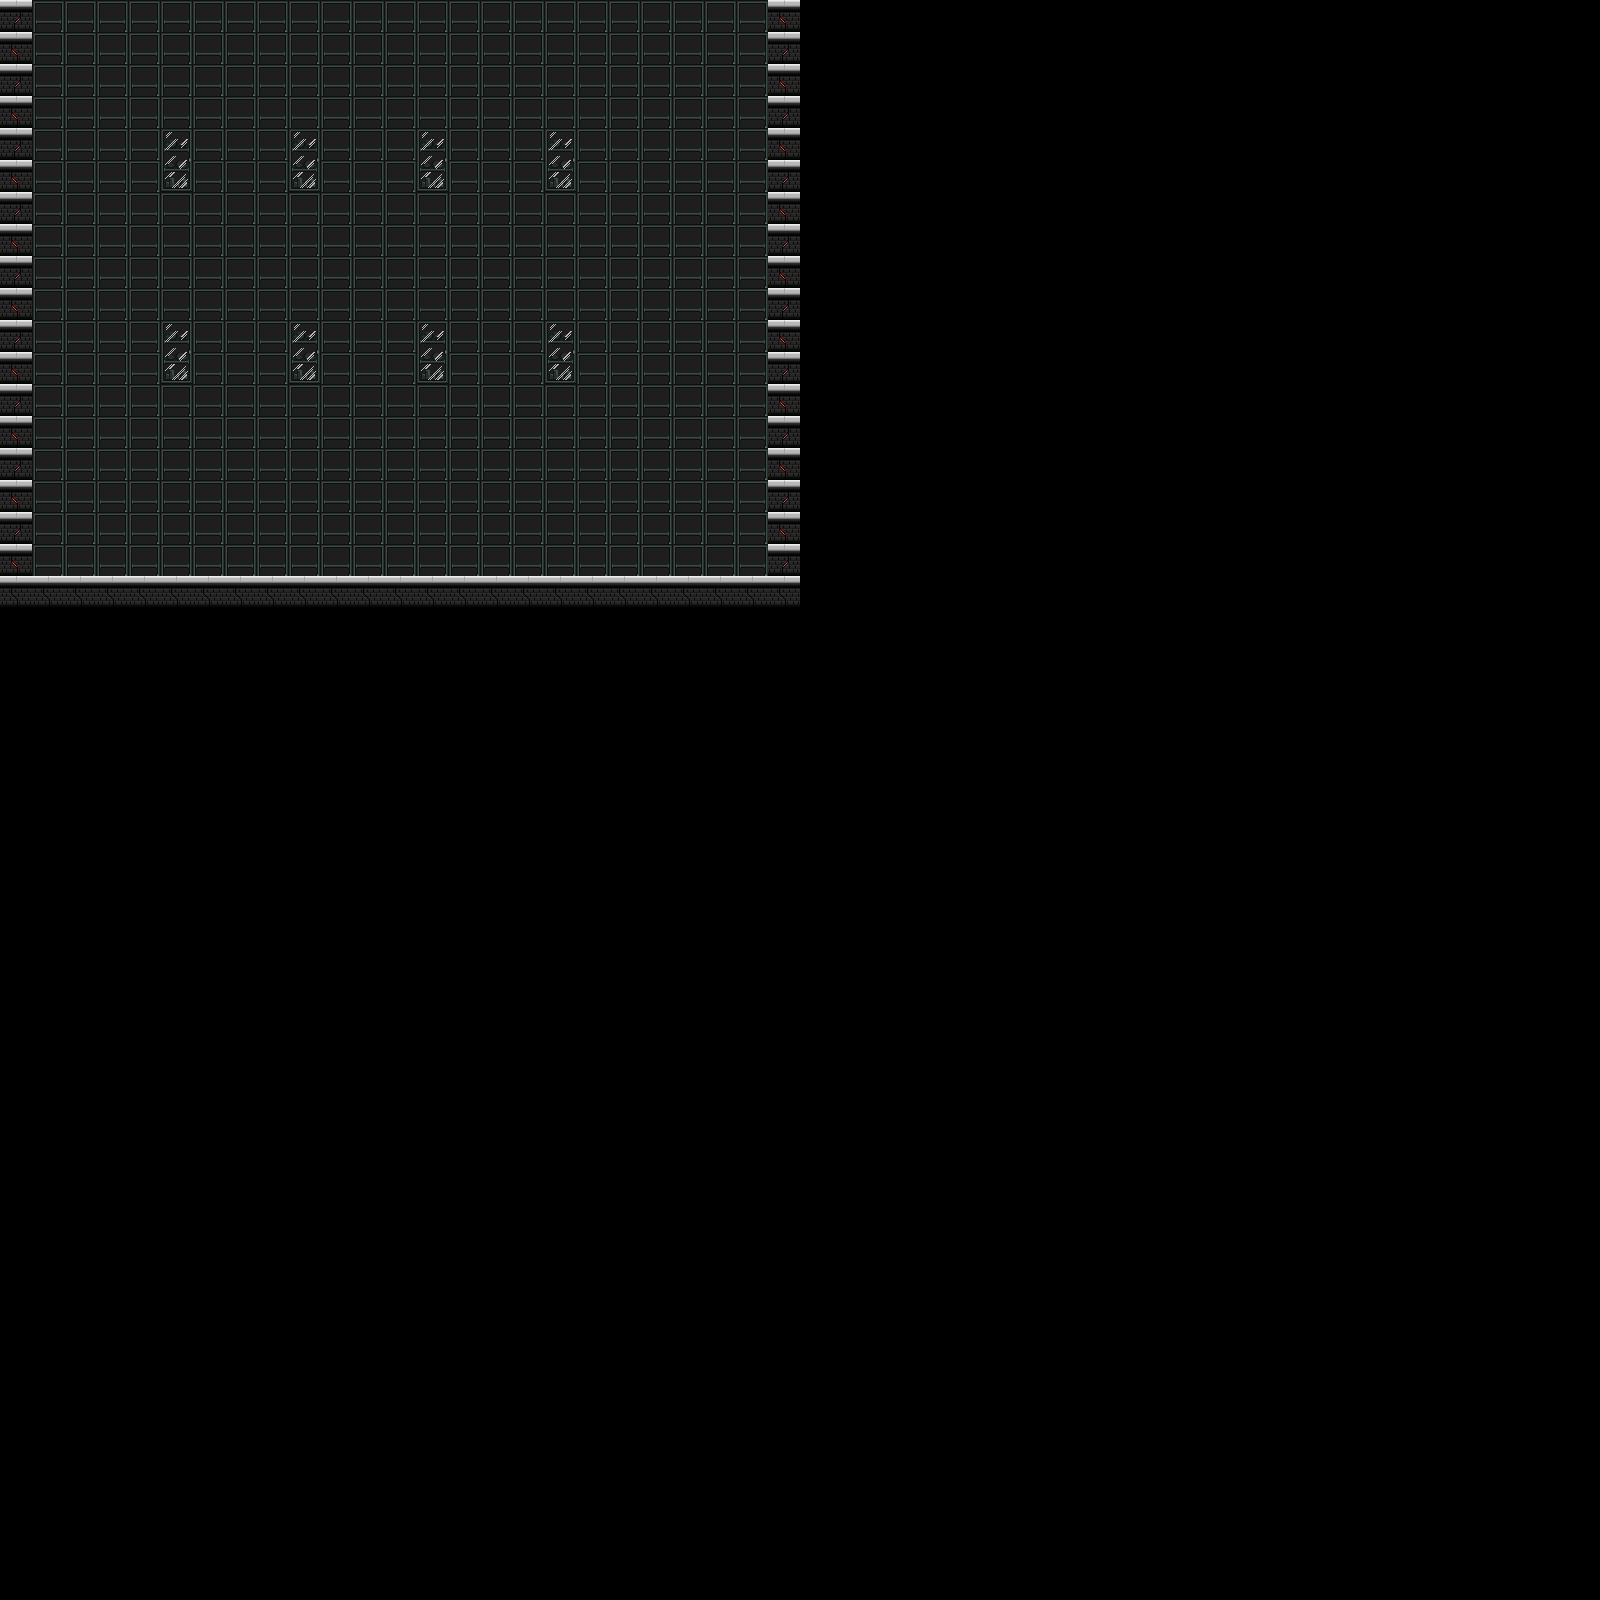

Rendered tile map (Tiled .tmx) drawn with the repository's tilesets; below, a short description and the full map source, tile grids included:
An orthogonal 50x50 tile map with 32x32 px tiles, 1 tile layer (Tile Layer 1), 2 tilesets.

<map version="1.4" tiledversion="1.4.3" orientation="orthogonal" renderorder="right-down" width="50" height="50" tilewidth="32" tileheight="32" infinite="0" nextlayerid="2" nextobjectid="1">
 <tileset firstgid="1" source="template_tileset.tsx" />
 <tileset firstgid="10" source="second_template_tileset.tsx" />
 <layer id="1" name="Tile Layer 1" width="50" height="50">
  <data encoding="csv">
2,10,10,10,10,10,10,10,10,10,10,10,10,10,10,10,10,10,10,10,10,10,10,10,1,0,0,0,0,0,0,0,0,0,0,0,0,0,0,0,0,0,0,0,0,0,0,0,0,0,
1,10,10,10,10,10,10,10,10,10,10,10,10,10,10,10,10,10,10,10,10,10,10,10,2,0,0,0,0,0,0,0,0,0,0,0,0,0,0,0,0,0,0,0,0,0,0,0,0,0,
2,10,10,10,10,10,10,10,10,10,10,10,10,10,10,10,10,10,10,10,10,10,10,10,1,0,0,0,0,0,0,0,0,0,0,0,0,0,0,0,0,0,0,0,0,0,0,0,0,0,
1,10,10,10,10,10,10,10,10,10,10,10,10,10,10,10,10,10,10,10,10,10,10,10,2,0,0,0,0,0,0,0,0,0,0,0,0,0,0,0,0,0,0,0,0,0,0,0,0,0,
2,10,10,10,10,20,10,10,10,20,10,10,10,20,10,10,10,20,10,10,10,10,10,10,1,0,0,0,0,0,0,0,0,0,0,0,0,0,0,0,0,0,0,0,0,0,0,0,0,0,
1,10,10,10,10,24,10,10,10,24,10,10,10,24,10,10,10,24,10,10,10,10,10,10,2,0,0,0,0,0,0,0,0,0,0,0,0,0,0,0,0,0,0,0,0,0,0,0,0,0,
2,10,10,10,10,10,10,10,10,10,10,10,10,10,10,10,10,10,10,10,10,10,10,10,1,0,0,0,0,0,0,0,0,0,0,0,0,0,0,0,0,0,0,0,0,0,0,0,0,0,
1,10,10,10,10,10,10,10,10,10,10,10,10,10,10,10,10,10,10,10,10,10,10,10,2,0,0,0,0,0,0,0,0,0,0,0,0,0,0,0,0,0,0,0,0,0,0,0,0,0,
2,10,10,10,10,10,10,10,10,10,10,10,10,10,10,10,10,10,10,10,10,10,10,10,1,0,0,0,0,0,0,0,0,0,0,0,0,0,0,0,0,0,0,0,0,0,0,0,0,0,
1,10,10,10,10,10,10,10,10,10,10,10,10,10,10,10,10,10,10,10,10,10,10,10,2,0,0,0,0,0,0,0,0,0,0,0,0,0,0,0,0,0,0,0,0,0,0,0,0,0,
2,10,10,10,10,20,10,10,10,20,10,10,10,20,10,10,10,20,10,10,10,10,10,10,1,0,0,0,0,0,0,0,0,0,0,0,0,0,0,0,0,0,0,0,0,0,0,0,0,0,
1,10,10,10,10,24,10,10,10,24,10,10,10,24,10,10,10,24,10,10,10,10,10,10,2,0,0,0,0,0,0,0,0,0,0,0,0,0,0,0,0,0,0,0,0,0,0,0,0,0,
2,10,10,10,10,10,10,10,10,10,10,10,10,10,10,10,10,10,10,10,10,10,10,10,1,0,0,0,0,0,0,0,0,0,0,0,0,0,0,0,0,0,0,0,0,0,0,0,0,0,
1,10,10,10,10,10,10,10,10,10,10,10,10,10,10,10,10,10,10,10,10,10,10,10,2,0,0,0,0,0,0,0,0,0,0,0,0,0,0,0,0,0,0,0,0,0,0,0,0,0,
2,10,10,10,10,10,10,10,10,10,10,10,10,10,10,10,10,10,10,10,10,10,10,10,1,0,0,0,0,0,0,0,0,0,0,0,0,0,0,0,0,0,0,0,0,0,0,0,0,0,
1,10,10,10,10,10,10,10,10,10,10,10,10,10,10,10,10,10,10,10,10,10,10,10,2,0,0,0,0,0,0,0,0,0,0,0,0,0,0,0,0,0,0,0,0,0,0,0,0,0,
2,10,10,10,10,10,10,10,10,10,10,10,10,10,10,10,10,10,10,10,10,10,10,10,1,0,0,0,0,0,0,0,0,0,0,0,0,0,0,0,0,0,0,0,0,0,0,0,0,0,
1,10,10,10,10,10,10,10,10,10,10,10,10,10,10,10,10,10,10,10,10,10,10,10,2,0,0,0,0,0,0,0,0,0,0,0,0,0,0,0,0,0,0,0,0,0,0,0,0,0,
4,4,4,4,4,4,4,4,4,4,4,4,4,4,4,4,4,4,4,4,4,4,4,4,4,0,0,0,0,0,0,0,0,0,0,0,0,0,0,0,0,0,0,0,0,0,0,0,0,0,
0,0,0,0,0,0,0,0,0,0,0,0,0,0,0,0,0,0,0,0,0,0,0,0,0,0,0,0,0,0,0,0,0,0,0,0,0,0,0,0,0,0,0,0,0,0,0,0,0,0,
0,0,0,0,0,0,0,0,0,0,0,0,0,0,0,0,0,0,0,0,0,0,0,0,0,0,0,0,0,0,0,0,0,0,0,0,0,0,0,0,0,0,0,0,0,0,0,0,0,0,
0,0,0,0,0,0,0,0,0,0,0,0,0,0,0,0,0,0,0,0,0,0,0,0,0,0,0,0,0,0,0,0,0,0,0,0,0,0,0,0,0,0,0,0,0,0,0,0,0,0,
0,0,0,0,0,0,0,0,0,0,0,0,0,0,0,0,0,0,0,0,0,0,0,0,0,0,0,0,0,0,0,0,0,0,0,0,0,0,0,0,0,0,0,0,0,0,0,0,0,0,
0,0,0,0,0,0,0,0,0,0,0,0,0,0,0,0,0,0,0,0,0,0,0,0,0,0,0,0,0,0,0,0,0,0,0,0,0,0,0,0,0,0,0,0,0,0,0,0,0,0,
0,0,0,0,0,0,0,0,0,0,0,0,0,0,0,0,0,0,0,0,0,0,0,0,0,0,0,0,0,0,0,0,0,0,0,0,0,0,0,0,0,0,0,0,0,0,0,0,0,0,
0,0,0,0,0,0,0,0,0,0,0,0,0,0,0,0,0,0,0,0,0,0,0,0,0,0,0,0,0,0,0,0,0,0,0,0,0,0,0,0,0,0,0,0,0,0,0,0,0,0,
0,0,0,0,0,0,0,0,0,0,0,0,0,0,0,0,0,0,0,0,0,0,0,0,0,0,0,0,0,0,0,0,0,0,0,0,0,0,0,0,0,0,0,0,0,0,0,0,0,0,
0,0,0,0,0,0,0,0,0,0,0,0,0,0,0,0,0,0,0,0,0,0,0,0,0,0,0,0,0,0,0,0,0,0,0,0,0,0,0,0,0,0,0,0,0,0,0,0,0,0,
0,0,0,0,0,0,0,0,0,0,0,0,0,0,0,0,0,0,0,0,0,0,0,0,0,0,0,0,0,0,0,0,0,0,0,0,0,0,0,0,0,0,0,0,0,0,0,0,0,0,
0,0,0,0,0,0,0,0,0,0,0,0,0,0,0,0,0,0,0,0,0,0,0,0,0,0,0,0,0,0,0,0,0,0,0,0,0,0,0,0,0,0,0,0,0,0,0,0,0,0,
0,0,0,0,0,0,0,0,0,0,0,0,0,0,0,0,0,0,0,0,0,0,0,0,0,0,0,0,0,0,0,0,0,0,0,0,0,0,0,0,0,0,0,0,0,0,0,0,0,0,
0,0,0,0,0,0,0,0,0,0,0,0,0,0,0,0,0,0,0,0,0,0,0,0,0,0,0,0,0,0,0,0,0,0,0,0,0,0,0,0,0,0,0,0,0,0,0,0,0,0,
0,0,0,0,0,0,0,0,0,0,0,0,0,0,0,0,0,0,0,0,0,0,0,0,0,0,0,0,0,0,0,0,0,0,0,0,0,0,0,0,0,0,0,0,0,0,0,0,0,0,
0,0,0,0,0,0,0,0,0,0,0,0,0,0,0,0,0,0,0,0,0,0,0,0,0,0,0,0,0,0,0,0,0,0,0,0,0,0,0,0,0,0,0,0,0,0,0,0,0,0,
0,0,0,0,0,0,0,0,0,0,0,0,0,0,0,0,0,0,0,0,0,0,0,0,0,0,0,0,0,0,0,0,0,0,0,0,0,0,0,0,0,0,0,0,0,0,0,0,0,0,
0,0,0,0,0,0,0,0,0,0,0,0,0,0,0,0,0,0,0,0,0,0,0,0,0,0,0,0,0,0,0,0,0,0,0,0,0,0,0,0,0,0,0,0,0,0,0,0,0,0,
0,0,0,0,0,0,0,0,0,0,0,0,0,0,0,0,0,0,0,0,0,0,0,0,0,0,0,0,0,0,0,0,0,0,0,0,0,0,0,0,0,0,0,0,0,0,0,0,0,0,
0,0,0,0,0,0,0,0,0,0,0,0,0,0,0,0,0,0,0,0,0,0,0,0,0,0,0,0,0,0,0,0,0,0,0,0,0,0,0,0,0,0,0,0,0,0,0,0,0,0,
0,0,0,0,0,0,0,0,0,0,0,0,0,0,0,0,0,0,0,0,0,0,0,0,0,0,0,0,0,0,0,0,0,0,0,0,0,0,0,0,0,0,0,0,0,0,0,0,0,0,
0,0,0,0,0,0,0,0,0,0,0,0,0,0,0,0,0,0,0,0,0,0,0,0,0,0,0,0,0,0,0,0,0,0,0,0,0,0,0,0,0,0,0,0,0,0,0,0,0,0,
0,0,0,0,0,0,0,0,0,0,0,0,0,0,0,0,0,0,0,0,0,0,0,0,0,0,0,0,0,0,0,0,0,0,0,0,0,0,0,0,0,0,0,0,0,0,0,0,0,0,
0,0,0,0,0,0,0,0,0,0,0,0,0,0,0,0,0,0,0,0,0,0,0,0,0,0,0,0,0,0,0,0,0,0,0,0,0,0,0,0,0,0,0,0,0,0,0,0,0,0,
0,0,0,0,0,0,0,0,0,0,0,0,0,0,0,0,0,0,0,0,0,0,0,0,0,0,0,0,0,0,0,0,0,0,0,0,0,0,0,0,0,0,0,0,0,0,0,0,0,0,
0,0,0,0,0,0,0,0,0,0,0,0,0,0,0,0,0,0,0,0,0,0,0,0,0,0,0,0,0,0,0,0,0,0,0,0,0,0,0,0,0,0,0,0,0,0,0,0,0,0,
0,0,0,0,0,0,0,0,0,0,0,0,0,0,0,0,0,0,0,0,0,0,0,0,0,0,0,0,0,0,0,0,0,0,0,0,0,0,0,0,0,0,0,0,0,0,0,0,0,0,
0,0,0,0,0,0,0,0,0,0,0,0,0,0,0,0,0,0,0,0,0,0,0,0,0,0,0,0,0,0,0,0,0,0,0,0,0,0,0,0,0,0,0,0,0,0,0,0,0,0,
0,0,0,0,0,0,0,0,0,0,0,0,0,0,0,0,0,0,0,0,0,0,0,0,0,0,0,0,0,0,0,0,0,0,0,0,0,0,0,0,0,0,0,0,0,0,0,0,0,0,
0,0,0,0,0,0,0,0,0,0,0,0,0,0,0,0,0,0,0,0,0,0,0,0,0,0,0,0,0,0,0,0,0,0,0,0,0,0,0,0,0,0,0,0,0,0,0,0,0,0,
0,0,0,0,0,0,0,0,0,0,0,0,0,0,0,0,0,0,0,0,0,0,0,0,0,0,0,0,0,0,0,0,0,0,0,0,0,0,0,0,0,0,0,0,0,0,0,0,0,0,
0,0,0,0,0,0,0,0,0,0,0,0,0,0,0,0,0,0,0,0,0,0,0,0,0,0,0,0,0,0,0,0,0,0,0,0,0,0,0,0,0,0,0,0,0,0,0,0,0,0
</data>
 </layer>
</map>
